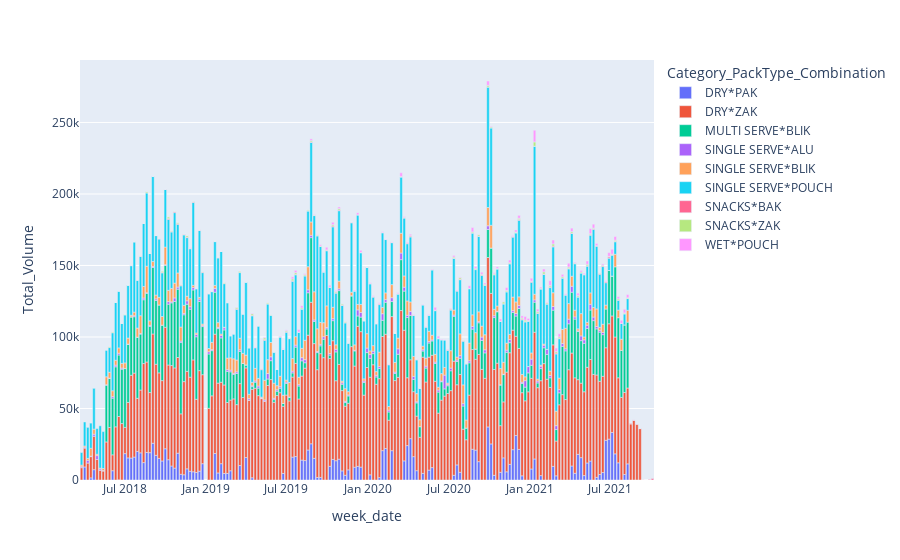

The notebook cell saved with this chart:
### Code cell
px.bar(df_cat_agg,x='week_date',y='Total_Volume',color='Category_PackType_Combination',)

### Figure 1 — Plotly figure (JSON) as saved in the notebook; plotly's stock layout.template omitted (floating-point values rounded to 4 significant figures; data arrays with more than 128 entries replaced by an {"elided": "..."} marker saying what was removed)
{"data": [{"alignmentgroup": "True", "hovertemplate": "Category_PackType_Combination=DRY*PAK<br>week_date=%{x}<br>Total_Volume=%{y}<extra></extra>", "legendgroup": "DRY*PAK", "marker": {"color": "#636efa", "pattern": {"shape": ""}}, "name": "DRY*PAK", "offsetgroup": "DRY*PAK", "orientation": "v", "showlegend": true, "textposition": "auto", "type": "bar", "x": {"elided": "180 str values"}, "xaxis": "x", "y": {"elided": "180 float values"}, "yaxis": "y"}, {"alignmentgroup": "True", "hovertemplate": "Category_PackType_Combination=DRY*ZAK<br>week_date=%{x}<br>Total_Volume=%{y}<extra></extra>", "legendgroup": "DRY*ZAK", "marker": {"color": "#EF553B", "pattern": {"shape": ""}}, "name": "DRY*ZAK", "offsetgroup": "DRY*ZAK", "orientation": "v", "showlegend": true, "textposition": "auto", "type": "bar", "x": {"elided": "180 str values"}, "xaxis": "x", "y": {"elided": "180 float values"}, "yaxis": "y"}, {"alignmentgroup": "True", "hovertemplate": "Category_PackType_Combination=MULTI SERVE*BLIK<br>week_date=%{x}<br>Total_Volume=%{y}<extra></extra>", "legendgroup": "MULTI SERVE*BLIK", "marker": {"color": "#00cc96", "pattern": {"shape": ""}}, "name": "MULTI SERVE*BLIK", "offsetgroup": "MULTI SERVE*BLIK", "orientation": "v", "showlegend": true, "textposition": "auto", "type": "bar", "x": {"elided": "168 str values"}, "xaxis": "x", "y": {"elided": "168 float values"}, "yaxis": "y"}, {"alignmentgroup": "True", "hovertemplate": "Category_PackType_Combination=SINGLE SERVE*ALU<br>week_date=%{x}<br>Total_Volume=%{y}<extra></extra>", "legendgroup": "SINGLE SERVE*ALU", "marker": {"color": "#ab63fa", "pattern": {"shape": ""}}, "name": "SINGLE SERVE*ALU", "offsetgroup": "SINGLE SERVE*ALU", "orientation": "v", "showlegend": true, "textposition": "auto", "type": "bar", "x": {"elided": "168 str values"}, "xaxis": "x", "y": {"elided": "168 float values"}, "yaxis": "y"}, {"alignmentgroup": "True", "hovertemplate": "Category_PackType_Combination=SINGLE SERVE*BLIK<br>week_date=%{x}<br>Total_Volume=%{y}<extra></extra>", "legendgroup": "SINGLE SERVE*BLIK", "marker": {"color": "#FFA15A", "pattern": {"shape": ""}}, "name": "SINGLE SERVE*BLIK", "offsetgroup": "SINGLE SERVE*BLIK", "orientation": "v", "showlegend": true, "textposition": "auto", "type": "bar", "x": {"elided": "176 str values"}, "xaxis": "x", "y": {"elided": "176 float values"}, "yaxis": "y"}, {"alignmentgroup": "True", "hovertemplate": "Category_PackType_Combination=SINGLE SERVE*POUCH<br>week_date=%{x}<br>Total_Volume=%{y}<extra></extra>", "legendgroup": "SINGLE SERVE*POUCH", "marker": {"color": "#19d3f3", "pattern": {"shape": ""}}, "name": "SINGLE SERVE*POUCH", "offsetgroup": "SINGLE SERVE*POUCH", "orientation": "v", "showlegend": true, "textposition": "auto", "type": "bar", "x": {"elided": "180 str values"}, "xaxis": "x", "y": {"elided": "180 float values"}, "yaxis": "y"}, {"alignmentgroup": "True", "hovertemplate": "Category_PackType_Combination=SNACKS*BAK<br>week_date=%{x}<br>Total_Volume=%{y}<extra></extra>", "legendgroup": "SNACKS*BAK", "marker": {"color": "#FF6692", "pattern": {"shape": ""}}, "name": "SNACKS*BAK", "offsetgroup": "SNACKS*BAK", "orientation": "v", "showlegend": true, "textposition": "auto", "type": "bar", "x": {"elided": "168 str values"}, "xaxis": "x", "y": {"elided": "168 float values"}, "yaxis": "y"}, {"alignmentgroup": "True", "hovertemplate": "Category_PackType_Combination=SNACKS*ZAK<br>week_date=%{x}<br>Total_Volume=%{y}<extra></extra>", "legendgroup": "SNACKS*ZAK", "marker": {"color": "#B6E880", "pattern": {"shape": ""}}, "name": "SNACKS*ZAK", "offsetgroup": "SNACKS*ZAK", "orientation": "v", "showlegend": true, "textposition": "auto", "type": "bar", "x": {"elided": "168 str values"}, "xaxis": "x", "y": {"elided": "168 float values"}, "yaxis": "y"}, {"alignmentgroup": "True", "hovertemplate": "Category_PackType_Combination=WET*POUCH<br>week_date=%{x}<br>Total_Volume=%{y}<extra></extra>", "legendgroup": "WET*POUCH", "marker": {"color": "#FF97FF", "pattern": {"shape": ""}}, "name": "WET*POUCH", "offsetgroup": "WET*POUCH", "orientation": "v", "showlegend": true, "textposition": "auto", "type": "bar", "x": {"elided": "168 str values"}, "xaxis": "x", "y": {"elided": "168 float values"}, "yaxis": "y"}], "layout": {"barmode": "relative", "legend": {"title": {"text": "Category_PackType_Combination"}, "tracegroupgap": 0}, "margin": {"t": 60}, "xaxis": {"anchor": "y", "domain": [0, 1], "title": {"text": "week_date"}}, "yaxis": {"anchor": "x", "domain": [0, 1], "title": {"text": "Total_Volume"}}}}
